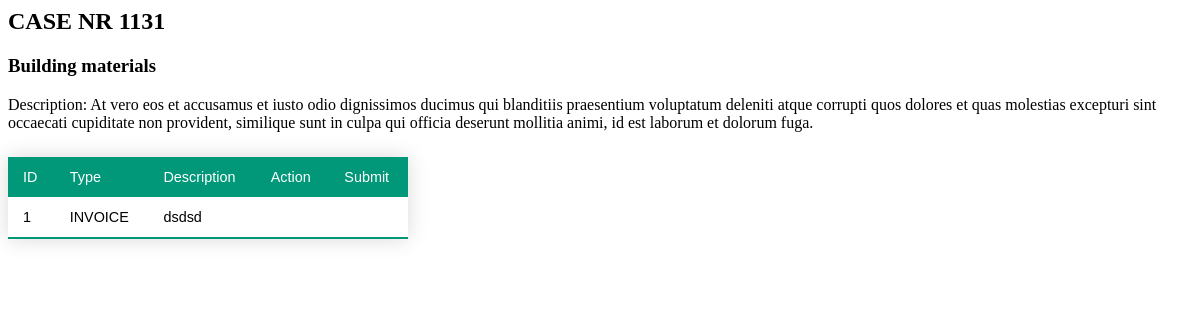
The app's page /output?case_id=1131, older data.
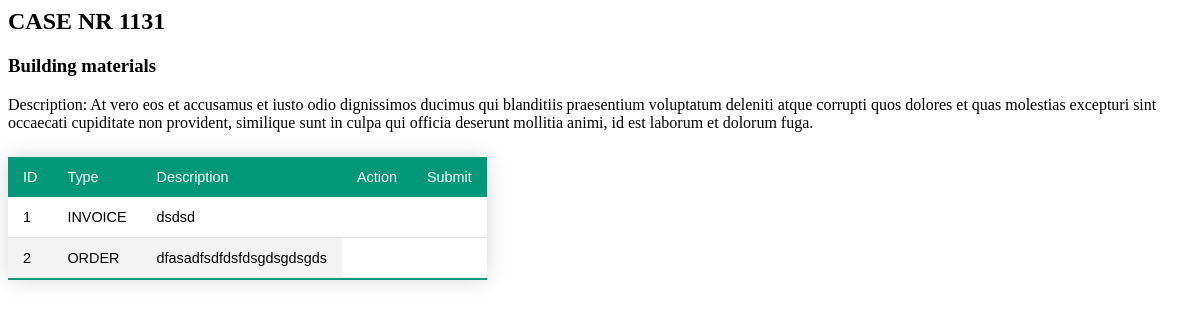
The same page, newer data.
### tables this page shows
CREATE TABLE CASES (ID INTEGER PRIMARY KEY AUTOINCREMENT UNIQUE, TITLE TEXT (40) NOT NULL, DESCRIPTION TEXT (500) NOT NULL, "CREATION DATE" DATE NOT NULL, CREATOR REFERENCES USERS (ID), PRICE NOT NULL);

CREATE TABLE DOCUMENTS (ID INTEGER PRIMARY KEY AUTOINCREMENT NOT NULL, "DOCUMENT TYPE", FILE, CASE_ID REFERENCES CASES (ID) NOT NULL, DESCRIPTION NOT NULL);

### cases_app.py (the view)
@app.route('/output')
def output():
    value = request.args.get('case_id', None)
    con = sql.connect(DATABASE)
    con.row_factory = sql.Row
    cur = con.cursor()
    cur.execute("SELECT * from CASES WHERE ID IS %s" %value )
    case = cur.fetchall()[0];
    cur.execute("SELECT * from DOCUMENTS WHERE CASE_ID IS %s" %value )
    documents = cur.fetchall();
    return render_template("output.html", case_info  = case, documents = documents )

### templates/output.html (shortened to what this page needs)
<html>
  <head>
  </head>
  <body>
    <h2>CASE NR {{ case_info[0] }}</h2>
    <div>
      <h3>{{ case_info[1] }}</h3>
      </div>
    <div>
        Description: {{ case_info[2] }}
    </div>
    <p><table class="styled-table  table-responsive">
                        <thead>
                            <td>ID</td>
                            <td>Type</td>
                            <td>Description</td>
                            <td>Action</td>
                            <td>Submit</td>
                        </thead>
                        {% for row in documents %}
                        <td>{{row["ID"]}}</td>
                        <td>{{row["DOCUMENT TYPE"]}}</td>
                        <td>{{row["DESCRIPTION"]}}</td>
         {% endfor %}
        </table></p>
  </body>
</html>

### templates/output.html (style rules this page uses)
.styled-table { border-collapse: collapse; margin: 25px 0; font-size: 0.9em; font-family: sans-serif; min-width: 400px; box-shadow: 0 0 20px rgba(0, 0, 0, 0.15); }
.styled-table th, .styled-table td { padding: 12px 15px; }

Row changes from the older to the newer data that the page shows:
added DOCUMENTS: ID "2", DOCUMENT TYPE "ORDER", DESCRIPTION "dfasadfsdfdsfdsgdsgdsgds"
